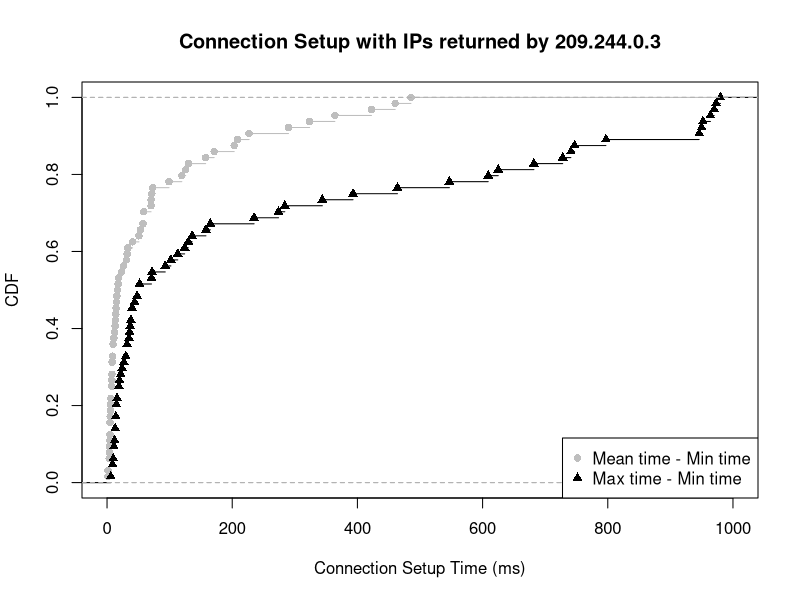

The R script that drew this image:
mean_min <- c(203.165000, 3.833333, 1.400000, 32.166667, 58.666667, 70.416250, 57.500000, 8.166667, 7.750000, 323.663333, 8.166667, 26.333333, 9.666667, 16.583333, 422.497500, 33.388889, 53.444444, 5.000000, 4.583333, 226.998333, 99.083333, 10.964286, 363.996667, 51.000000, 4.833333, 18.333333, 14.000000, 5.333333, 289.944444, 7.666667, 12.833333, 9.666667, 7.500000, 485.497500, 460.358182, 157.583333, 208.333333, 71.476190, 31.166667, 3.500000, 15.233333, 4.833333, 4.250000, 119.500000, 23.333333, 13.363636, 14.361111, 8.833333, 125.665556, 5.666667, 1.500000, 70.333333, 7.500000, 4.416667, 17.750000, 73.000000, 171.165000, 40.833333, 15.833333, 6.166667, 3.500000, 58.666667, 12.000000, 130.250000)

max_min <- c(746.99, 9.00, 14.00, 130.00, 165.00, 979.99, 113.00, 14.00, 32.00, 681.99, 19.00, 102.00, 24.00, 72.00, 951.99, 48.00, 274.00, 15.00, 10.00, 949.99, 609.00, 32.00, 945.99, 284.00, 22.00, 71.00, 30.00, 19.00, 741.00, 44.00, 36.00, 13.00, 40.00, 972.99, 796.99, 625.00, 464.00, 393.00, 136.00, 6.00, 35.00, 12.00, 13.00, 547.00, 52.00, 38.00, 27.00, 37.00, 963.99, 20.00, 11.00, 728.00, 15.00, 11.00, 93.00, 235.00, 969.99, 124.00, 40.00, 16.00, 9.00, 158.00, 52.00, 344.00)

mean_min_val = ecdf(mean_min)
max_min_val = ecdf(max_min)

plot(mean_min_val, lty=1, col="grey", pch = 16, xlab="Connection Setup Time (ms)", ylab="CDF", main="Connection Setup with IPs returned by 209.244.0.3", xlim=c(0, 1000))
lines(max_min_val, pch = 17)

legend("bottomright",  pch = c(16, 17), legend=c("Mean time - Min time", "Max time - Min time"), col=c("grey", "black"))
